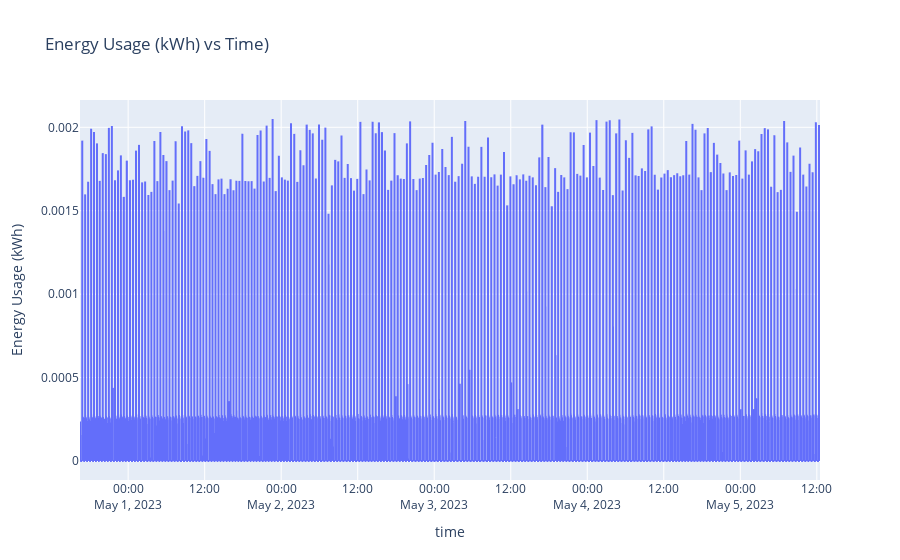

Notebook code cell kept with this figure:
### Code cell
import plotly.express as px
fig = px.line(data_outside_filtered, x='time', y='Energy Usage (kWh)', title='Energy Usage (kWh) vs Time)')
fig.show()

### Figure 1 — Plotly figure (JSON) as saved in the notebook; plotly's stock layout.template omitted (floating-point values rounded to 4 significant figures; data arrays with more than 128 entries replaced by an {"elided": "..."} marker saying what was removed)
{"data": [{"hovertemplate": "time=%{x}<br>Energy Usage (kWh)=%{y}<extra></extra>", "legendgroup": "", "line": {"color": "#636efa", "dash": "solid"}, "marker": {"symbol": "circle"}, "mode": "lines", "name": "", "showlegend": false, "type": "scattergl", "x": {"elided": "37871 str values"}, "xaxis": "x", "y": {"elided": "37871 float values"}, "yaxis": "y"}], "layout": {"legend": {"tracegroupgap": 0}, "title": {"text": "Energy Usage (kWh) vs Time)"}, "xaxis": {"anchor": "y", "domain": [0, 1], "title": {"text": "time"}}, "yaxis": {"anchor": "x", "domain": [0, 1], "title": {"text": "Energy Usage (kWh)"}}}}
